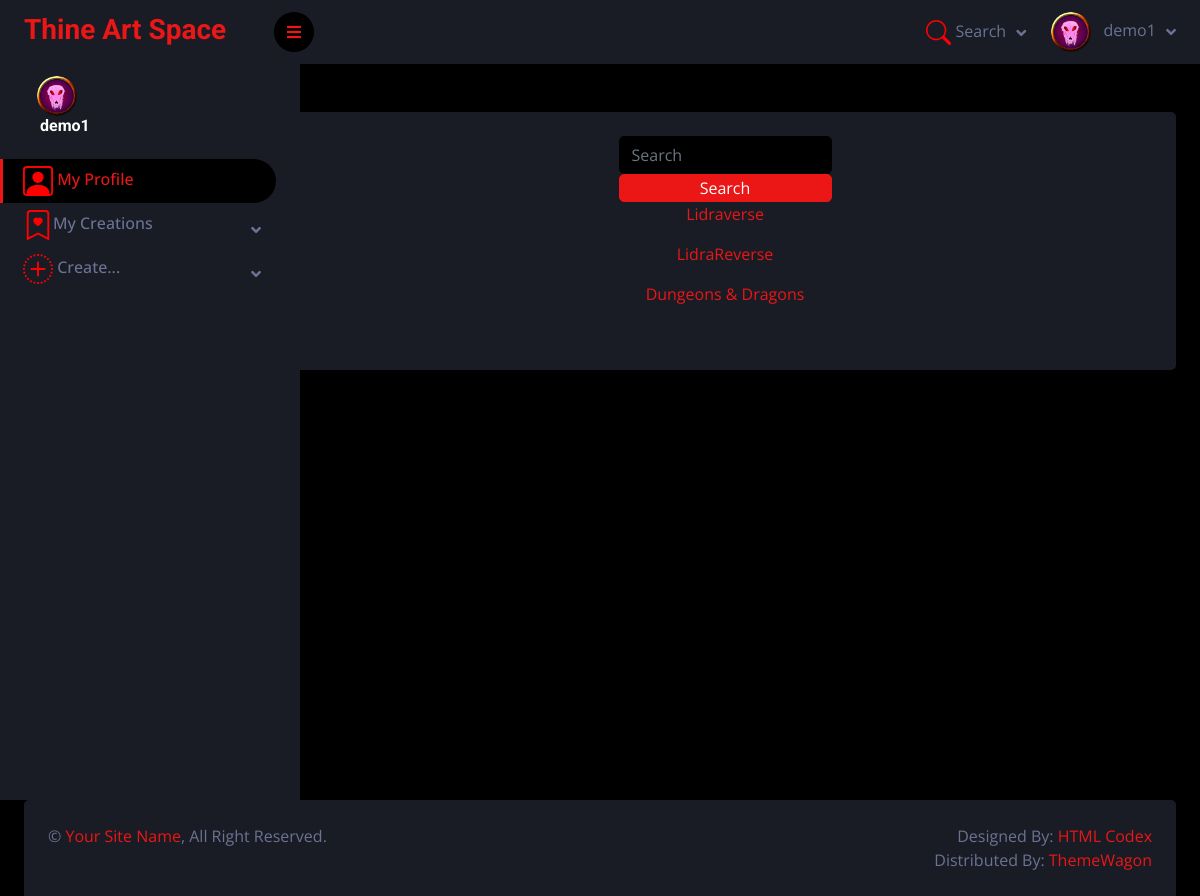
The app's page /ThineArtSpace/sett_search/ (signed in) with its own data.
### ThineArtSpace/models.py (models this page shows, shortened)
class Profile(models.Model):
    user = models.OneToOneField(User, on_delete=models.CASCADE)
    photo = models.ImageField(default="profile-pics/default.png", upload_to="profile-pics/")
    class Meta:
        verbose_name="Profile"
        verbose_name_plural="Profiles"

class Setting(models.Model):
    name=models.CharField(verbose_name="Name", max_length=200)
    created_by = models.ForeignKey(to=User, on_delete=models.SET_NULL, null=True, blank=True, related_name="creator_settings")
    description=models.TextField(verbose_name="Description")
    parent_setting=models.ForeignKey(to='self', on_delete=models.SET_NULL, null=True, blank=True, related_name="sub_settings")
    variant_of_setting = models.ForeignKey(to='self', on_delete=models.SET_NULL, null=True, blank=True, related_name="variants")
    sett_credit = models.TextField(verbose_name="Credit", null=True, blank=True)
    class Meta:
        constraints=[
            models.UniqueConstraint(fields=['name'], name='unique_setting_name')
        ]
        verbose_name="Setting"
        verbose_name_plural="Settings"
    def __str__(self):
        return f"{self.name}"

### ThineArtSpace/views.py (the view)
# urls.py: path('sett_search/', setting_search, name='sett_search'),
def setting_search(request):
    query=request.GET.get('query')
    if query:
        sett_search_results = Setting.objects.filter(Q(name__icontains=query) | Q(description__icontains=query) | Q(sett_credit__icontains=query))
    else:
        sett_search_results = Setting.objects.all()
    context = {
        "query": query,
        "setts": sett_search_results,
    }
    return render(request, template_name="sett_search.html", context=context)

### ThineArtSpace/templates/sett_search.html (shortened to what this page needs)
{% extends "base.html" %}
{% block "content" %}
<form action="{% url 'sett_search' %}" class="d-flex" method="get">
    <input class="form-control me-2" type="text" name="query" placeholder="Search">
    <button type="submit" class="btn btn-primary m-2">Search</button>
</form>
{% if setts %}
    {% for sett in setts %}
        <a href="{% url 'setting' sett.pk %}"><p>{{ sett }}</p></a>
    {% endfor %}
{% else %}
    <p>No results found.</p>
{% endif %}
{% endblock %}

### ThineArtSpace/templates/base.html (shortened to what this page needs)
<!DOCTYPE html>
<html lang="en">
{% load static %}
<head>
    <link href="https://cdnjs.cloudflare.com/ajax/libs/font-awesome/5.10.0/css/all.min.css" rel="stylesheet">
    <link href="https://cdn.jsdelivr.net/npm/bootstrap-icons@1.4.1/font/bootstrap-icons.css" rel="stylesheet">
    <link href="{% static '/css/owl.carousel.min.css' %}" rel="stylesheet">
    <link href="{% static '/css/tempusdominus-bootstrap-4.min.css' %}" rel="stylesheet" />
    <link href="{% static '/css/bootstrap.min.css' %}" rel="stylesheet">
    <link href="{% static '/css/style.css' %}" rel="stylesheet">
</head>
<body class="body-for-sticky">
{% if user.is_authenticated %}
        <div class="sidebar pe-4 pb-3">
            <nav class="navbar bg-secondary navbar-dark">
                <a href="{% url 'index' %}" class="navbar-brand mx-4 mb-3">
                    <h3 class="text-primary">Thine Art Space</h3>
                </a>
                <div class="d-flex align-items-center ms-4 mb-4">
                    <div class="position-relative">
                        <img class="rounded-circle" src="{{ user.profile.photo.url }}" alt="" style="width: 40px; height: 40px;">
                    </div>
                    <div class="ms-3">
                        <h6 class="mb-0">{{ user.get_username }}</h6>
                    </div>
                </div>
                <div class="navbar-nav w-100">
                    <a href="{% url 'profile' %}" class="nav-item nav-link active">
                        My Profile</a>
                    <div class="nav-item dropdown">
                        <a href="" class="nav-link dropdown-toggle" data-bs-toggle="dropdown">
                            My Creations</a>
                    </div>
                    <div class="nav-item dropdown">
                        <a href="#" class="nav-link dropdown-toggle" data-bs-toggle="dropdown">
                            Create...</a>
                    </div>
                </div>
            </nav>
        </div>
        {% endif %}
        <div class="content">
            <nav class="navbar navbar-expand bg-secondary navbar-dark sticky-top px-4 py-0">
                <a href="#" class="sidebar-toggler flex-shrink-0">
                    <i class="fa fa-bars"></i>
                </a>
                <div class="navbar-nav align-items-center ms-auto">
                    <div class="nav-item dropdown">
                        <a href="#" class="nav-link dropdown-toggle" data-bs-toggle="dropdown">
                            <svg xmlns="http://www.w3.org/2000/svg" width="25" height="25" fill="red"
                                 class="bi bi-search" viewBox="0 0 16 16">
                                <path d="M11.742 10.344a6.5 6.5 0 1 0-1.397 1.398h-.001q.044.06.098.115l3.85 3.85a1 1 0 0 0 1.415-1.414l-3.85-3.85a1 1 0 0 0-.115-.1zM12 6.5a5.5 5.5 0 1 1-11 0 5.5 5.5 0 0 1 11 0"/>
                            </svg>
                            <span class="d-none d-lg-inline-flex">Search</span>
                        </a>
                    </div>
                    {% if user.is_authenticated %}
                    <div class="nav-item dropdown">
                        <a href="" class="nav-link dropdown-toggle" data-bs-toggle="dropdown">
                            <img class="rounded-circle me-lg-2" src="{{ user.profile.photo.url }}" alt="" style="width: 40px; height: 40px;">
                            <span class="d-lg-inline-flex">{{ user.get_username }}</span>
                        </a>
                    </div>
                    {% endif %}
                </div>
            </nav>
            <div class="container-fluid pt-4 px-4">
                <div class="row g-4">
                    <div class="col-sm-12">
                        <div class="bg-secondary rounded p-4">
                            <div class="d-flex flex-column align-items-center justify-content-between mb-4">
                                {% block "content" %}{% endblock %}
                            </div>
                        </div>
                    </div>
            </div>
    </div>
<div class="footer sticky-footer container-fluid pt-4 px-4">
                <div class="bg-secondary rounded-top p-4">
                    <div class="row">
                        <div class="col-12 col-sm-6 text-center text-sm-start">
                            &copy; <a href="#">Your Site Name</a>, All Right Reserved.
                        </div>
                        <div class="col-12 col-sm-6 text-center text-sm-end">
                            Designed By: <a href="https://htmlcodex.com">HTML Codex</a>
                            <br>Distributed By: <a href="https://themewagon.com" target="_blank">ThemeWagon</a>
                        </div>
                    </div>
                </div>
            </div>
        </div>
</body>
</html>

### ThineArtSpace/static/css/style.css (style rules this page uses)
:root { --primary: #EB1616; --secondary: #191C24; --light: #6C7293; --dark: #000000; }
.btn { transition: .5s; }
.sidebar { position: fixed; top: 0; left: 0; bottom: 0; width: 300px; height: 100vh; overflow-y: auto; background: var(--secondary); transition: 0.5s; z-index: 999; }
.content { margin-left: 250px; min-height: 100vh; background: var(--dark); transition: 0.5s; }
@media (min-width: 992px) { .sidebar { margin-left: 0; } }
@media (min-width: 992px) { .content { width: calc(100% - 250px); } }
.flex-column { display: flex; flex-direction: column; }
.sidebar .navbar .navbar-nav .nav-link { padding: 7px 20px; color: var(--light); font-weight: 500; border-left: 3px solid var(--secondary); border-radius: 0 30px 30px 0; outline: none; }
.sidebar .navbar .navbar-nav .nav-link:hover, .sidebar .navbar .navbar-nav .nav-link.active { color: var(--primary); background: var(--dark); border-color: var(--primary); }
.sidebar .navbar .dropdown-toggle::after { position: absolute; top: 15px; right: 15px; border: none; content: "\f107"; font-family: "Font Awesome 5 Free"; font-weight: 900; transition: .5s; }
.content .navbar .navbar-nav .nav-link { margin-left: 25px; padding: 12px 0; color: var(--light); outline: none; }
.content .navbar .sidebar-toggler, .content .navbar .navbar-nav .nav-link i { width: 40px; height: 40px; display: inline-flex; align-items: center; justify-content: center; background: var(--dark); border-radius: 40px; }
.content .navbar .dropdown-toggle::after { margin-left: 6px; vertical-align: middle; border: none; content: "\f107"; font-family: "Font Awesome 5 Free"; font-weight: 900; transition: .5s; }
html { height: 100%; box-sizing: border-box; }
*, *:before, *:after { box-sizing: inherit; }
.body-for-sticky { position: relative; min-height: 100%; padding-bottom: 6rem; }
.sticky-footer { position: absolute; bottom: 0; }

### ThineArtSpace/templates/base.html (style rules this page uses)
.footer { left: 0; bottom: 0; width: 100%; }

### records on screen
Setting: name "Lidraverse"
Setting: name "LidraReverse"
Setting: name "Dungeons & Dragons"

### other values on screen
{{ user.get_username }} "demo1"
